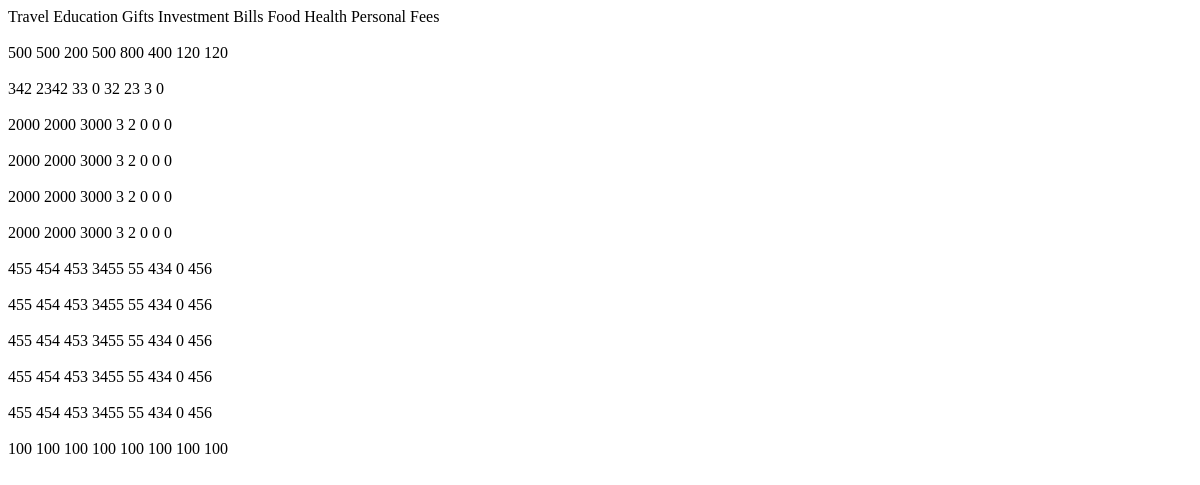
The page /show on the database as committed earlier.
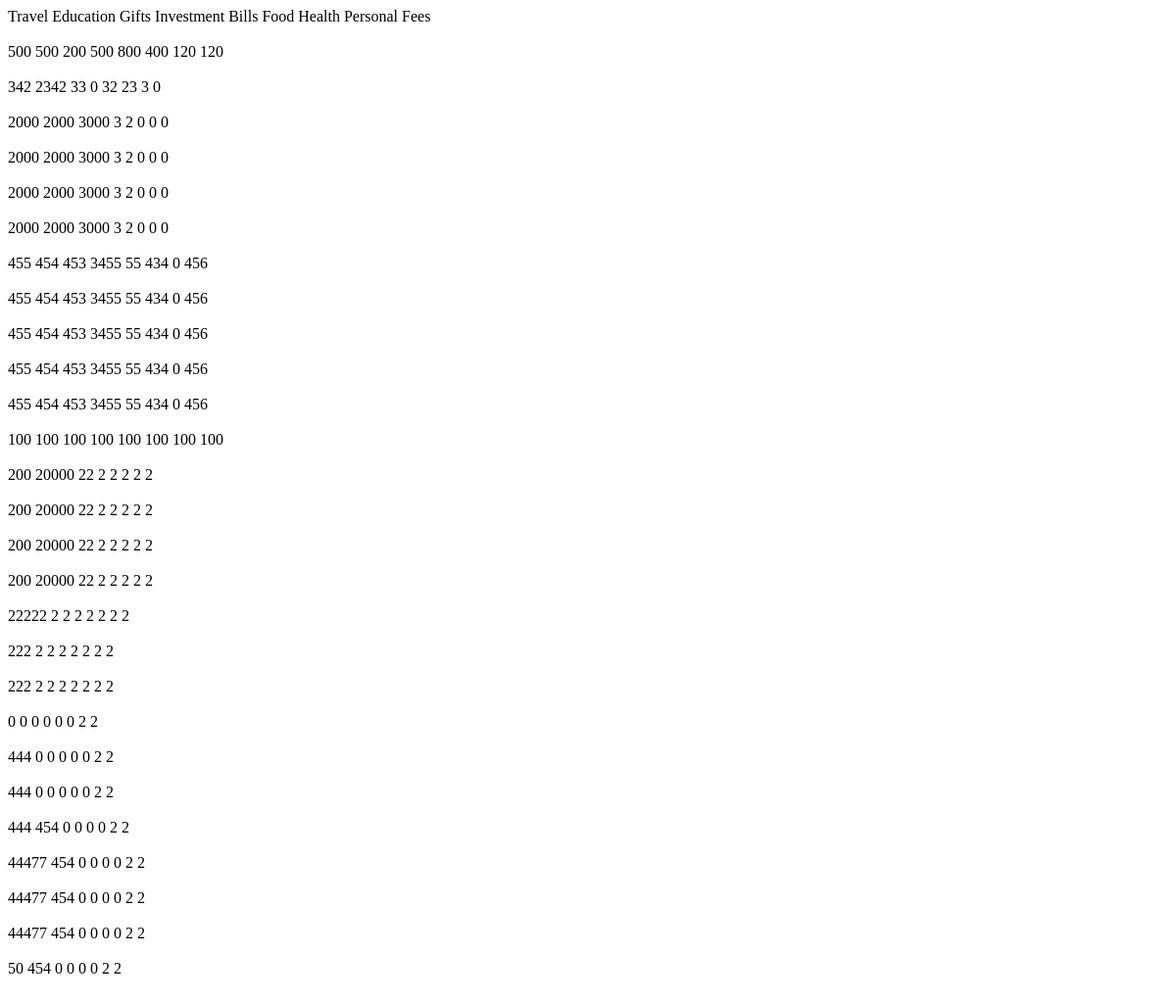
The same page on the database as committed later.
### polls/models.py (models this page shows)
class Expense(models.Model):
    travel=models.IntegerField(default=0)
    eduction=models.IntegerField(default=0)
    gifts=models.IntegerField(default=0)
    Investments=models.IntegerField(default=0)
    Bills=models.IntegerField(default=0)
    Food=models.IntegerField(default=0)
    Health=models.IntegerField(default=0)
    Personal=models.IntegerField(default=0)
    fee=models.IntegerField(default=0)

### polls/views.py (the view)
# urls.py: path('show',views.show)
def show(request):
        data=Expense.objects.all()
        context={'key':data}
        return render(request, 'showexpence.html', context)

### polls/templates/showexpence.html (shortened to what this page needs)
<!DOCTYPE html>
<html lang="en">
<head>
</head>
<body>
     <tr style="float: right;">
    <th>Travel</th>
    <th>Education</th>
    <th>Gifts</th>
    <th>Investment</th>
    <th>Bills</th>
    <th>Food</th>
    <th>Health</th>
    <th>Personal</th>
    <th>Fees</th>
    <br><br>
</tr>
    {% for data in key %}
    <tr>
        <td>{{ data.travel }}</td>
        <td>{{ data.eduction }}</td>
        <td>{{ data.gifts }}</td>
        <td>{{ data.Bills }}</td>
        <td>{{ data.Food }}</td>
        <td>{{ data.Health }}</td>
        <td>{{ data.Personal }}</td>
        <td>{{ data.fee }}</td>
      </tr><br><br>
    {% endfor %}
</body>
</html>

Rows that differ between the two databases and show on the page:
added Expense: travel "200", eduction "20000", gifts "22", Bills "2", Food "2", Health "2", Personal "2", fee "2"
added Expense: travel "200", eduction "20000", gifts "22", Bills "2", Food "2", Health "2", Personal "2", fee "2"
added Expense: travel "200", eduction "20000", gifts "22", Bills "2", Food "2", Health "2", Personal "2", fee "2"
added Expense: travel "200", eduction "20000", gifts "22", Bills "2", Food "2", Health "2", Personal "2", fee "2"
added Expense: travel "22222", eduction "2", gifts "2", Bills "2", Food "2", Health "2", Personal "2", fee "2"
added Expense: travel "222", eduction "2", gifts "2", Bills "2", Food "2", Health "2", Personal "2", fee "2"
added Expense: travel "222", eduction "2", gifts "2", Bills "2", Food "2", Health "2", Personal "2", fee "2"
added Expense: travel "0", eduction "0", gifts "0", Bills "0", Food "0", Health "0", Personal "2", fee "2"
added Expense: travel "444", eduction "0", gifts "0", Bills "0", Food "0", Health "0", Personal "2", fee "2"
added Expense: travel "444", eduction "0", gifts "0", Bills "0", Food "0", Health "0", Personal "2", fee "2"
added Expense: travel "444", eduction "454", gifts "0", Bills "0", Food "0", Health "0", Personal "2", fee "2"
added Expense: travel "44477", eduction "454", gifts "0", Bills "0", Food "0", Health "0", Personal "2", fee "2"
added Expense: travel "44477", eduction "454", gifts "0", Bills "0", Food "0", Health "0", Personal "2", fee "2"
added Expense: travel "44477", eduction "454", gifts "0", Bills "0", Food "0", Health "0", Personal "2", fee "2"
added Expense: travel "50", eduction "454", gifts "0", Bills "0", Food "0", Health "0", Personal "2", fee "2"
